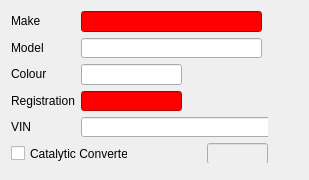
<?xml version="1.0" encoding="UTF-8"?>
<ui version="4.0">
 <class>carWidget</class>
 <widget class="QWidget" name="carWidget">
  <property name="geometry">
   <rect>
    <x>0</x>
    <y>0</y>
    <width>309</width>
    <height>180</height>
   </rect>
  </property>
  <property name="windowTitle">
   <string>carWidget</string>
  </property>
  <widget class="QWidget" name="layoutWidget">
   <property name="geometry">
    <rect>
     <x>11</x>
     <y>11</y>
     <width>257</width>
     <height>152</height>
    </rect>
   </property>
   <layout class="QGridLayout" name="gridLayout">
    <item row="0" column="0">
     <widget class="QLabel" name="label_8">
      <property name="sizePolicy">
       <sizepolicy hsizetype="Maximum" vsizetype="Maximum">
        <horstretch>0</horstretch>
        <verstretch>0</verstretch>
       </sizepolicy>
      </property>
      <property name="text">
       <string>Make</string>
      </property>
      <property name="buddy">
       <cstring>makeLineEdit</cstring>
      </property>
     </widget>
    </item>
    <item row="0" column="1" colspan="2">
     <widget class="QLineEdit" name="makeLineEdit">
      <property name="sizePolicy">
       <sizepolicy hsizetype="Maximum" vsizetype="Maximum">
        <horstretch>0</horstretch>
        <verstretch>0</verstretch>
       </sizepolicy>
      </property>
      <property name="minimumSize">
       <size>
        <width>181</width>
        <height>0</height>
       </size>
      </property>
      <property name="maximumSize">
       <size>
        <width>181</width>
        <height>16777215</height>
       </size>
      </property>
      <property name="styleSheet">
       <string notr="true">QLineEdit {background-color: red;}</string>
      </property>
     </widget>
    </item>
    <item row="1" column="0">
     <widget class="QLabel" name="label_9">
      <property name="sizePolicy">
       <sizepolicy hsizetype="Maximum" vsizetype="Maximum">
        <horstretch>0</horstretch>
        <verstretch>0</verstretch>
       </sizepolicy>
      </property>
      <property name="text">
       <string>Model</string>
      </property>
      <property name="buddy">
       <cstring>modelLineEdit</cstring>
      </property>
     </widget>
    </item>
    <item row="1" column="1" colspan="2">
     <widget class="QLineEdit" name="modelLineEdit">
      <property name="sizePolicy">
       <sizepolicy hsizetype="Maximum" vsizetype="Maximum">
        <horstretch>0</horstretch>
        <verstretch>0</verstretch>
       </sizepolicy>
      </property>
      <property name="minimumSize">
       <size>
        <width>181</width>
        <height>0</height>
       </size>
      </property>
      <property name="maximumSize">
       <size>
        <width>181</width>
        <height>16777215</height>
       </size>
      </property>
     </widget>
    </item>
    <item row="2" column="0">
     <widget class="QLabel" name="label_10">
      <property name="sizePolicy">
       <sizepolicy hsizetype="Maximum" vsizetype="Maximum">
        <horstretch>0</horstretch>
        <verstretch>0</verstretch>
       </sizepolicy>
      </property>
      <property name="text">
       <string>Colour</string>
      </property>
      <property name="buddy">
       <cstring>colourLineEdit</cstring>
      </property>
     </widget>
    </item>
    <item row="2" column="1" colspan="2">
     <widget class="QLineEdit" name="colourLineEdit">
      <property name="sizePolicy">
       <sizepolicy hsizetype="Maximum" vsizetype="Maximum">
        <horstretch>0</horstretch>
        <verstretch>0</verstretch>
       </sizepolicy>
      </property>
      <property name="minimumSize">
       <size>
        <width>101</width>
        <height>0</height>
       </size>
      </property>
      <property name="maximumSize">
       <size>
        <width>101</width>
        <height>16777215</height>
       </size>
      </property>
     </widget>
    </item>
    <item row="3" column="0">
     <widget class="QLabel" name="label_11">
      <property name="sizePolicy">
       <sizepolicy hsizetype="Maximum" vsizetype="Maximum">
        <horstretch>0</horstretch>
        <verstretch>0</verstretch>
       </sizepolicy>
      </property>
      <property name="text">
       <string>Registration</string>
      </property>
      <property name="buddy">
       <cstring>registrationLineEdit</cstring>
      </property>
     </widget>
    </item>
    <item row="3" column="1" colspan="2">
     <widget class="QLineEdit" name="registrationLineEdit">
      <property name="sizePolicy">
       <sizepolicy hsizetype="Maximum" vsizetype="Maximum">
        <horstretch>0</horstretch>
        <verstretch>0</verstretch>
       </sizepolicy>
      </property>
      <property name="minimumSize">
       <size>
        <width>101</width>
        <height>0</height>
       </size>
      </property>
      <property name="maximumSize">
       <size>
        <width>101</width>
        <height>20</height>
       </size>
      </property>
      <property name="styleSheet">
       <string notr="true">QLineEdit {background-color: red;}</string>
      </property>
     </widget>
    </item>
    <item row="4" column="0">
     <widget class="QLabel" name="label">
      <property name="text">
       <string>VIN</string>
      </property>
      <property name="buddy">
       <cstring>vinLineEdit</cstring>
      </property>
     </widget>
    </item>
    <item row="4" column="1" colspan="2">
     <widget class="QLineEdit" name="vinLineEdit">
      <property name="minimumSize">
       <size>
        <width>191</width>
        <height>0</height>
       </size>
      </property>
      <property name="maximumSize">
       <size>
        <width>191</width>
        <height>16777215</height>
       </size>
      </property>
     </widget>
    </item>
    <item row="5" column="0" colspan="2">
     <widget class="QCheckBox" name="catalyticCheckbox">
      <property name="sizePolicy">
       <sizepolicy hsizetype="Maximum" vsizetype="Maximum">
        <horstretch>0</horstretch>
        <verstretch>0</verstretch>
       </sizepolicy>
      </property>
      <property name="minimumSize">
       <size>
        <width>117</width>
        <height>17</height>
       </size>
      </property>
      <property name="maximumSize">
       <size>
        <width>117</width>
        <height>17</height>
       </size>
      </property>
      <property name="text">
       <string>Catalytic Converter</string>
      </property>
     </widget>
    </item>
    <item row="5" column="2">
     <widget class="QLineEdit" name="catalyticLineEdit">
      <property name="enabled">
       <bool>false</bool>
      </property>
      <property name="sizePolicy">
       <sizepolicy hsizetype="Maximum" vsizetype="Maximum">
        <horstretch>0</horstretch>
        <verstretch>0</verstretch>
       </sizepolicy>
      </property>
      <property name="minimumSize">
       <size>
        <width>61</width>
        <height>0</height>
       </size>
      </property>
      <property name="maximumSize">
       <size>
        <width>61</width>
        <height>16777215</height>
       </size>
      </property>
     </widget>
    </item>
   </layout>
  </widget>
 </widget>
 <tabstops>
  <tabstop>makeLineEdit</tabstop>
  <tabstop>modelLineEdit</tabstop>
  <tabstop>colourLineEdit</tabstop>
  <tabstop>registrationLineEdit</tabstop>
  <tabstop>vinLineEdit</tabstop>
  <tabstop>catalyticCheckbox</tabstop>
  <tabstop>catalyticLineEdit</tabstop>
 </tabstops>
 <resources/>
 <connections>
  <connection>
   <sender>catalyticCheckbox</sender>
   <signal>toggled(bool)</signal>
   <receiver>catalyticLineEdit</receiver>
   <slot>setEnabled(bool)</slot>
   <hints>
    <hint type="sourcelabel">
     <x>76</x>
     <y>152</y>
    </hint>
    <hint type="destinationlabel">
     <x>209</x>
     <y>152</y>
    </hint>
   </hints>
  </connection>
 </connections>
</ui>
